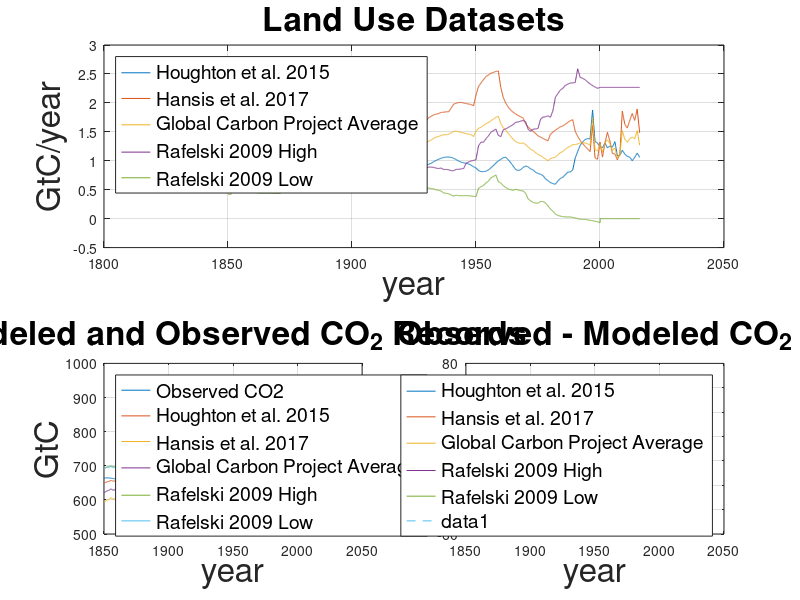
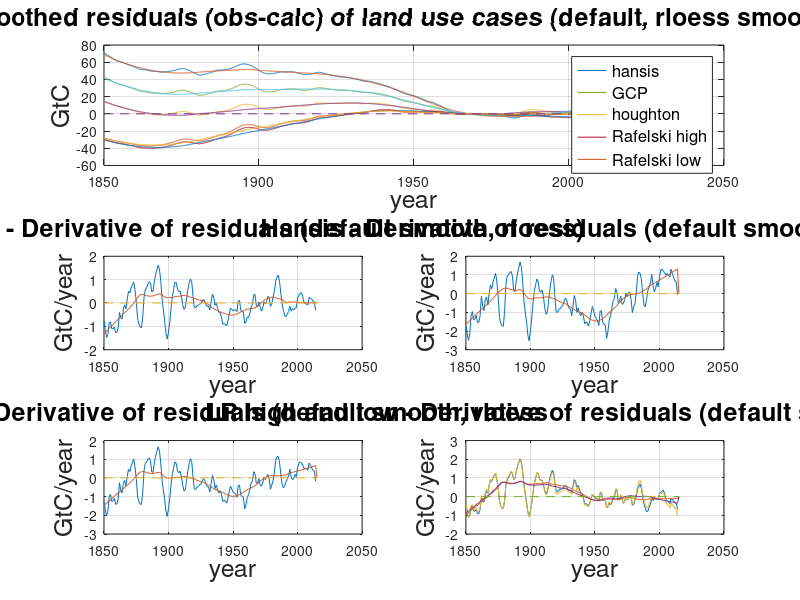
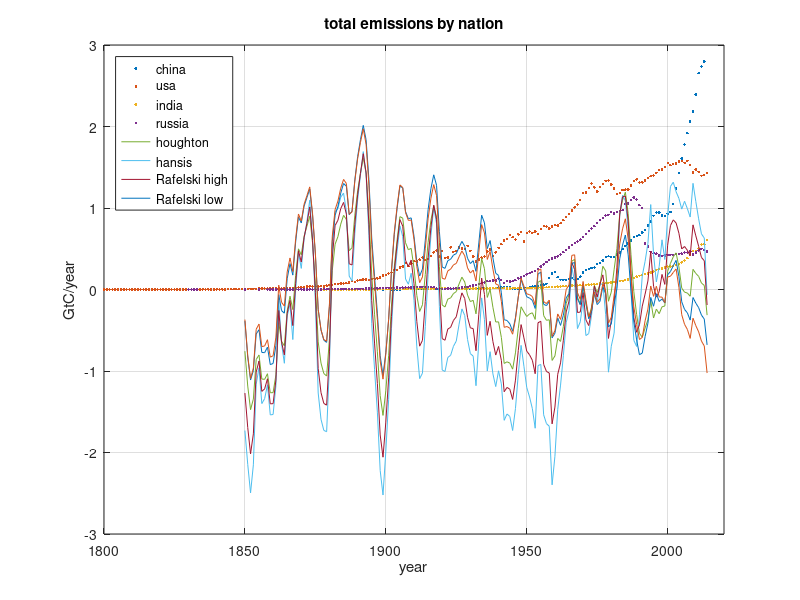
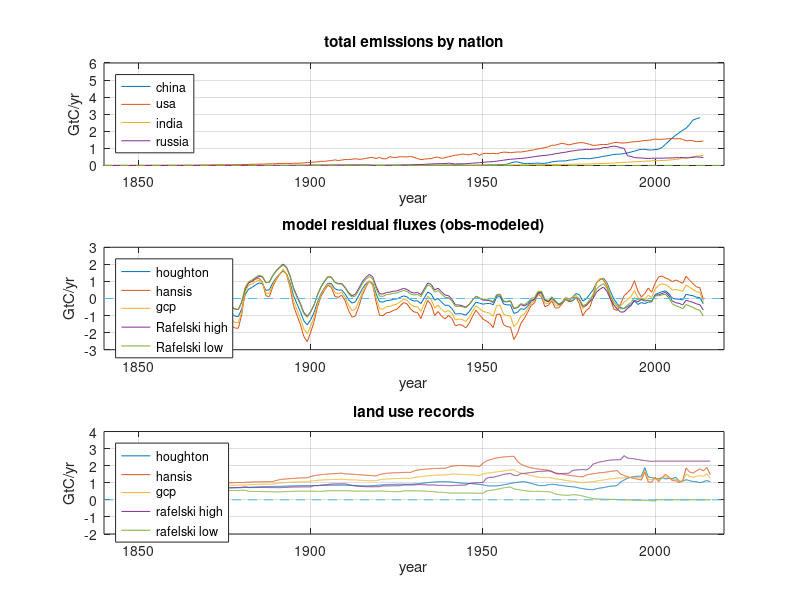

The MATLAB source for these figures, in order:
% ff_lu_untangle_plots.m
%
% overlay of ff data and residuals from LR model for temp dep runs
%
% julia dohner
% may 15, 2018

clear all

tempDep = 1; % temp dep runs (1) or temp independent runs (0)

addpath(genpath(...
    '/Users/juliadohner/Documents/MATLAB/JLDedits_Rafelski_LandOceanModel/v3_params_match/LU_FF_untangle'));
addpath(genpath(...
    '/Users/juliadohner/Documents/MATLAB/JLDedits_Rafelski_LandOceanModel/v3_params_match/plotting'));


% all values in thousand metric tonnes
% multiply by 10e-6 to get to GtC
% multiply by 0.001 to get to million metric tons
% multiple by 3.667 to get from million metric tons to 

d = 2.31; % ppm to PgC conversion factor (formerly 1/2.31 opp direction)
d1 = 0.001; % teragram to petagram conversion factor
d2 = 1e-6;

load obsCO2_record.mat;
CO2a(:,2) = CO2a(:,2)*d; % convert to PgC

load top4emitters_vars.mat;
load china_total2; %last half year cut off

load LU_records_monthly; % land use datasets at monthly resolution
load LU_resids_co2.mat; % residuals and calculated co2 records for each LU case
%load lu_resids_smoothed; % residuals smoothed using default
%load lu_resids_rloess; % residuals smoothed using rloess

if tempDep == 1
    % temperature-dependent runs
    load lu_tempDep_resids_sm;
    load lu_tempDep_resids_rloess;
    
    load lu_tempDep_residFluxes_sm;
    load lu_tempDep_residFluxes_rloess;
else
    % temperature-independent runs
    load lu_tempIndep_resids_sm;
    load lu_tempIndep_resids_rloess;
    
    load lu_tempIndep_residFluxes_sm; % smoothed residuals as fluxes
    load lu_tempIndep_residFluxes_rloess;
end




%% figure 1 - all land use cases


% plot all LU cases over one another
figure
subplot(2,2,[1 2])
plot(LUhoughmo(:,1),LUhoughmo(:,2),LUhansismo(:,1),LUhansismo(:,2), ...
    LUgcpmo(:,1),LUgcpmo(:,2),LU(:,1),LU(:,2), LUex(:,1),LUex(:,2))
grid
title('Land Use Datasets', 'FontSize', 24)
legend({'Houghton et al. 2015','Hansis et al. 2017',...
    'Global Carbon Project Average','Rafelski 2009 High',...
    'Rafelski 2009 Low'}, 'location','northwest','FontSize', 14)
xlabel('year', 'FontSize', 24)
ylabel('GtC/year', 'FontSize', 24)

% plot modeled co2 records over one another
subplot(2,2,3)
plot(year,CO2a(:,2),year,hough_co2,year,hansis_co2,year,gcp_co2,year,...
    LRLU_co2,year,LRLUex_co2)
grid
title('Modeled and Observed CO_2 Records', 'FontSize', 24)
legend({'Observed CO2','Houghton et al. 2015','Hansis et al. 2017',...
    'Global Carbon Project Average','Rafelski 2009 High',...
    'Rafelski 2009 Low'}, 'location','northwest','FontSize', 14)
xlabel('year', 'FontSize', 24)
ylabel('GtC', 'FontSize', 24)

% plot residuals over one another
subplot(2,2,4)
plot(year,hough_resid(:,2),year,hansis_resid(:,2),year,gcp_resid(:,2),...
    year,LRLU_resid(:,2),year,LRLUex_resid(:,2))
grid
title('Observed - Modeled CO_2', 'FontSize', 24)
legend({'Houghton et al. 2015','Hansis et al. 2017',...
    'Global Carbon Project Average','Rafelski 2009 High',...
    'Rafelski 2009 Low'}, 'FontSize', 14)
line([year(1),year(end)],[0,0],'linestyle','--');
xlabel('year', 'FontSize', 24)
ylabel('GtC', 'FontSize', 24)

%% figure 2 - smoothed residuals as fluxes

figure
subplot(3,2,[1 2])
h1a = plot(year,hansis_resid_sm0);
hold on;
h1b = plot(year,hansis_resid_rloess0);
h2a = plot(year, hough_resid_sm0);
h2b = plot(year,hough_resid_rloess0);
h3a = plot(year, gcp_resid_sm0);
h3b = plot(year,gcp_resid_rloess0);
h4a = plot(year, LRLU_resid_sm0);
h4b = plot(year,LRLU_resid_rloess0);
h5a = plot(year, LRLUex_resid_sm0);
h5b = plot(year,LRLUex_resid_rloess0);
% plot(year,hansis_resid_sm0,year,hansis_resid_rloess0,...
%     year, hough_resid_sm0,year,hough_resid_rloess0,...
%     year, gcp_resid_sm0,year,gcp_resid_rloess0,...
%     year, LRLU_resid_sm0,year,LRLU_resid_rloess0,...
%     year, LRLUex_resid_sm0,year,LRLUex_resid_rloess0)
line([year(1),year(end)],[0,0],'linestyle','--');
title('Smoothed residuals (obs-calc) of land use cases (default, rloess smoothing)',...
    'FontSize', 18);
legend([h1a h3a h2a  h4a h5a],{'hansis','GCP','houghton','Rafelski high','Rafelski low'},...
    'FontSize', 12);
% legend('hansis smoothed','','houghton smoothed','','gcp smoothed','',...
%     'Rafelski high LU smoothed','','Rafelski low LU smoothed','',...
%     'location','northwest')
grid
xlabel('year','FontSize', 18)
ylabel('GtC','FontSize', 18)
subplot(3,2,3)
plot(hough_resid_ddt(:,1),hough_resid_ddt(:,2),...
    hough_residrloess_ddt(:,1),hough_residrloess_ddt(:,2))
line([year(1),year(end)],[0,0],'linestyle','--');
title('Houghton - Derivative of residuals (default smooth, rloess)',...
    'FontSize', 18);
% legend('Houghton - derivative of defalt smoothed residuals',...
%     'Houghton - derivative of rloess smoothed residuals','location',...
%     'northwest')
grid
xlabel('year','FontSize', 18)
ylabel('GtC/year','FontSize', 18)
subplot(3,2,4)
plot(hansis_resid_ddt(:,1),hansis_resid_ddt(:,2),...
    hansis_residrloess_ddt(:,1),hansis_residrloess_ddt(:,2))
line([year(1),year(end)],[0,0],'linestyle','--');
title('Hansis - Derivative of residuals (default smooth, rloess)',...
    'FontSize', 18);
% legend('Hansis - derivative of defalt smoothed residuals',...
%     'Hansis - derivative of rloess smoothed residuals','location',...
%     'northwest')
grid
xlabel('year','FontSize', 18)
ylabel('GtC/year','FontSize', 18)
subplot(3,2,5)
plot(gcp_resid_ddt(:,1),gcp_resid_ddt(:,2),...
    gcp_residrloess_ddt(:,1),gcp_residrloess_ddt(:,2))
line([year(1),year(end)],[0,0],'linestyle','--');
title('GCP - Derivative of residuals (default smooth, rloess',...
    'FontSize', 18);
% legend('GCP - derivative of defalt smoothed residuals',...
%     'GCP - derivative of rloess smoothed residuals','location',...
%     'northwest')
grid
xlabel('year','FontSize', 18)
ylabel('GtC/year','FontSize', 18)
subplot(3,2,6)
plot(LRLU_resid_ddt(:,1),LRLU_resid_ddt(:,2),...
    LRLU_residrloess_ddt(:,1),LRLU_residrloess_ddt(:,2),...
    LRLUex_resid_ddt(:,1),LRLUex_resid_ddt(:,2),...
    LRLUex_residrloess_ddt(:,1),LRLUex_residrloess_ddt(:,2))
line([year(1),year(end)],[0,0],'linestyle','--');
title('LR high and low - Derivative of residuals (default smooth, rloess)',...
    'FontSize', 18);
% legend('LR high - derivative of defalt smoothed residuals',...
%     'LR high - derivative of rloess smoothed residuals', ...
%     'LR low - derivative of defalt smoothed residuals',...
%     'LR low - derivative of rloess smoothed residuals','location',...
%     'northwest')
grid
xlabel('year','FontSize', 18)
ylabel('GtC/year','FontSize', 18)

%% figure 3 - overlay emissions and land use


figure
plot(china_total(:,1),d2*china_total(:,2),'.',usa_total(:,1),d2*usa_total(:,2),'.', ...
    india_total(:,1),d2*india_total(:,2),'.',russia_total(:,1),d2*russia_total(:,2),'.');
title('total emissions by nation');

ylabel('GtC/year');
xlabel('year');
xlim([1800 2020])
grid

hold on
% plot(hough_residrloess_ddt(:,1),hough_residrloess_ddt(:,2),hansis_residrloess_ddt(:,1),...
%     hansis_residrloess_ddt(:,2), gcp_residrloess_ddt(:,1),gcp_residrloess_ddt(:,2),...
%     LRLU_residrloess_ddt(:,1),LRLU_residrloess_ddt(:,2),LRLUex_residrloess_ddt(:,1),...
%     LRLUex_residrloess_ddt(:,2));
plot(hough_resid_ddt(:,1),hough_resid_ddt(:,2),hansis_resid_ddt(:,1),...
    hansis_resid_ddt(:,2), gcp_resid_ddt(:,1),gcp_resid_ddt(:,2),...
    LRLU_resid_ddt(:,1),LRLU_resid_ddt(:,2),LRLUex_resid_ddt(:,1),...
    LRLUex_resid_ddt(:,2));

legend('china','usa','india','russia','houghton','hansis','Rafelski high',...
    'Rafelski low','location','northwest');


%% figure 4 - 3-panel plot

figure
subplot(3,1,1)
plot(china_total(:,1),d2*china_total(:,2),usa_total(:,1),d2*usa_total(:,2), ...
    india_total(:,1),d2*india_total(:,2),russia_total(:,1),d2*russia_total(:,2));
title('total emissions by nation');
line([1840,2020],[0,0],'linestyle','--');
legend('china','usa','india','russia','location','northwest')
xlabel('year')
ylabel('GtC/yr')
xlim([1840 2020])
ylim([0 6])
grid

subplot(3,1,2)
plot(hough_resid_ddt(:,1),hough_resid_ddt(:,2),hansis_resid_ddt(:,1),...
    hansis_resid_ddt(:,2), gcp_resid_ddt(:,1),gcp_resid_ddt(:,2),...
    LRLU_resid_ddt(:,1),LRLU_resid_ddt(:,2),LRLUex_resid_ddt(:,1),...
    LRLUex_resid_ddt(:,2));
line([1840,2020],[0,0],'linestyle','--');
title('model residual fluxes (obs-modeled)');
legend('houghton','hansis','gcp','Rafelski high',...
    'Rafelski low','location','northwest');
xlabel('year')
ylabel('GtC/yr')
xlim([1840 2020])
ylim([-3 3])
grid

subplot(3,1,3)
plot(LUhoughmo(:,1),LUhoughmo(:,2),LUhansismo(:,1),LUhansismo(:,2),...
    LUgcpmo(:,1),LUgcpmo(:,2),LU(:,1),LU(:,2),LUex(:,1),LUex(:,2))
line([1840,2020],[0,0],'linestyle','--');
title('land use records');
legend('houghton','hansis','gcp','rafelski high','rafelski low','location',...
    'northwest')
xlabel('year')
ylabel('GtC/yr')
xlim([1840 2020])
ylim([-2 4])
grid

